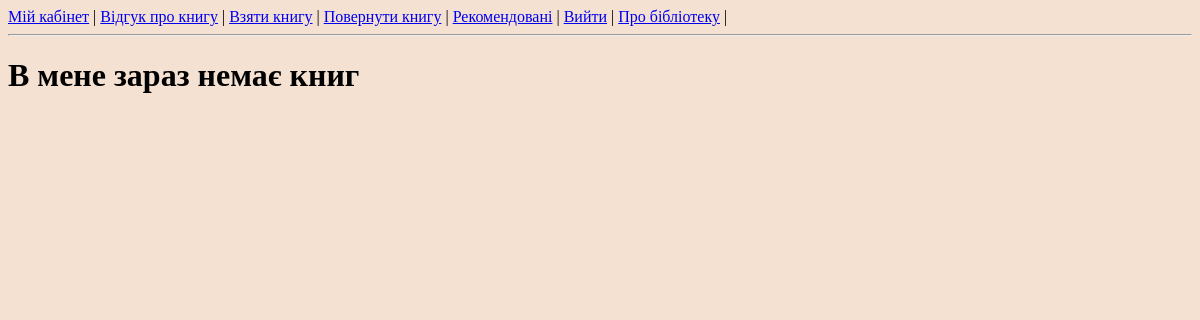
Page /client/return_books/ (signed in) on the earlier database version.
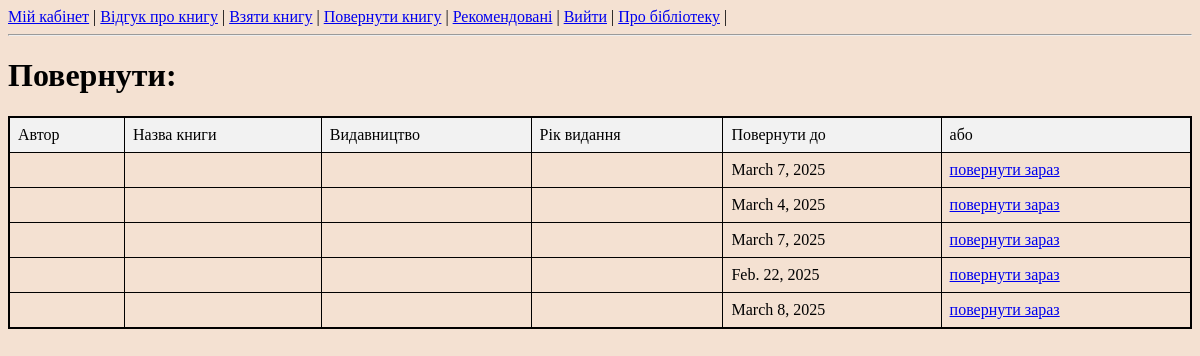
Same page on the later database version.
### book/models.py (models this page shows)
class Borrowed(models.Model):
    user = models.ForeignKey(User, on_delete=models.CASCADE)
    book = models.ForeignKey(Books, on_delete=models.CASCADE)
    from_date = models.DateField()
    to_date = models.DateField()
    status = models.TextField(null=True)  # "reader" or "returned"
    confirmed = models.BooleanField(default=False)
    comments = models.CharField(max_length=500)

### client/views.py (the view)
# urls.py: path('return_books/', views.return_books, name='return_book_page'),
@login_required(login_url="/")
def return_books(request): # повернути книгу
    if request.method == 'GET':
        my_books = Borrowed.objects.filter(user=request.user, status="reader").all()
        return render(request, 'return_book.html', context={'books': my_books})

### templates/return_book.html (shortened to what this page needs)
<!DOCTYPE html>
<html lang="en">
<head>
    <link rel="stylesheet" type="text/css" href="/static/styles.css">
</head>
{% include 'menu_cli.html' %}
<body>
    {% if books %}
        <h1 style="align-self: center">Повернути:</h1>
        <table>
            <thead>
                <tr>
                <td> Автор </td>
                <td> Назва книги </td>
                <td> Видавництво </td>
                <td> Рік видання </td>
                <td> Повернути до </td>
                <td>  або </td>
                </tr>
            </thead>
            {% for book in books %}
              <tr>
                <td> {{ book.author.name }} </td>
                <td> {{ book.title }} </td>
                <td> {{ book.publisher.name }} </td>
                <td> {{ book.publish_year }} </td>
                <td> {{ book.to_date }} </td>
                <td> <a href="/return_the_book/{{ book.id }}/"> повернути зараз </a></td>
              </tr>
            {% endfor %}
        </table>
    {% else %}
        <h1>В мене зараз немає книг</h1>
    {% endif %}
</body>
</html>

Differences in the rows shown:
now on this page (row edited): Borrowed: to_date "March 7, 2025"
now on this page (row edited): Borrowed: to_date "March 4, 2025"
added Borrowed: to_date "March 7, 2025"
added Borrowed: to_date "Feb. 22, 2025"
added Borrowed: to_date "March 8, 2025"
Other differences:
text no longer shown: "В мене зараз немає книг"
text now shown: "Повернути: Автор Назва книги Видавництво Рік видання Повернути до або"
